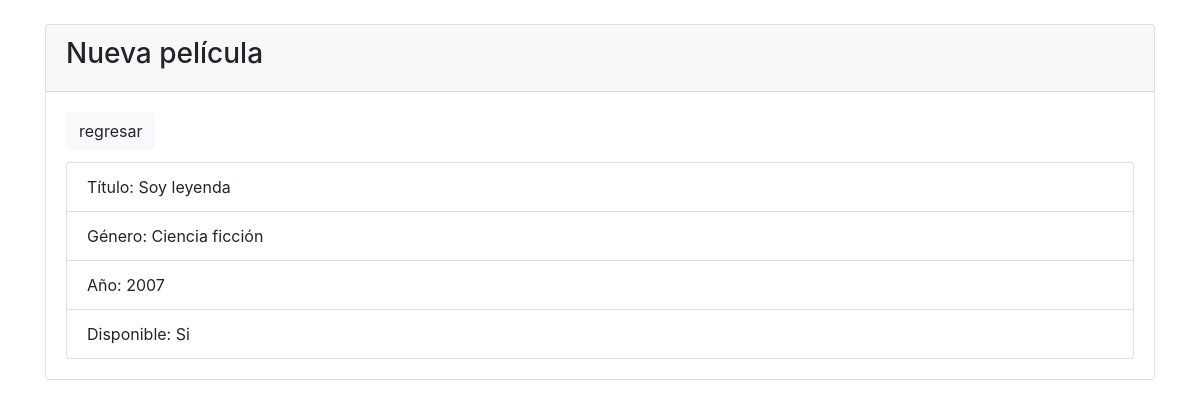
The app's page /vista/pelicula_consultar.php?id=27034 with its own data.
### tables this page shows
CREATE TABLE IF NOT EXISTS `pelicula` (
  `id` int(11) NOT NULL AUTO_INCREMENT,
  `titulo` varchar(50) NOT NULL,
  `genero` varchar(100) NOT NULL,
  `año` int(11) NOT NULL,
  `disponible` bit(1) NOT NULL DEFAULT b'0',
  PRIMARY KEY (`id`)
);

### vista/pelicula_consultar.php (called while the page is built)
<?php
$id = $_GET['id'];
require_once '../control/PeliculaControl.php';
$peliculaControl = new PeliculaControl();
$pelicula = $peliculaControl->buscarPorId($id);
require_once 'pelicula_vista_consultar.php';

### control/PeliculaControl.php (called while the page is built, shortened)
<?php
class PeliculaControl {
    public function __construct() {
        try {
            $this->cnx = Db::conectar();
        }
        catch (PDOException $ex) {
            die($ex->getMessage());
        }
    }
    public function buscarPorId($id) {
        try {
            $sql = 'select * from pelicula where id = ?';
            $conexion = $this->cnx;
            $prep = $conexion->prepare($sql);
            $prep->execute(array($id));
            $pelicula = $prep->fetch(PDO::FETCH_OBJ);
        }
        catch (PDOException $ex) {
            die($ex->getMessage());
        }
        return $pelicula;
    }
}

### vista/pelicula_vista_consultar.php (the view, shortened to what this page needs)
<!DOCTYPE html>
<html lang="en">
<head>
    <link rel="stylesheet" href="../recursos/css/bootstrap.min.css" />
</head>
<body>
    <div class="container py-4">
        <div class="card">
            <div class="card-header">
                <h3>Nueva película</h3>
            </div>
            <div class="card-body">
                <div class="card-title">
                    <a class="btn btn-light" href="javascript:history.back()">regresar</a>
                </div>
                <ul class="list-group">
                    <li class="list-group-item">Título: <?= $pelicula->titulo ?></li>
                    <li class="list-group-item">Género: <?= $pelicula->genero ?> </li>
                    <li class="list-group-item">Año: <?= $pelicula->año ?> </li>
                    <li class="list-group-item">Disponible: <?= $pelicula->disponible ? 'Si' : 'No' ?> </li>
                </ul>
            </div>
        </div>
    </div>
</body>
</html>

### records on screen
pelicula: titulo "Soy leyenda", genero "Ciencia ficción", año "2007"
